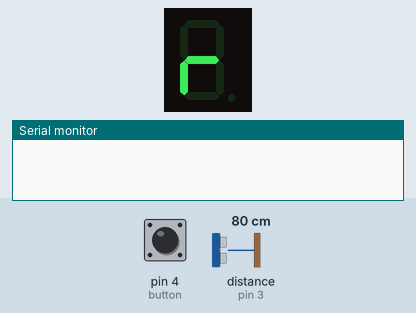
This sketch was run on a simulated Arduino Uno, built with avr-gcc and run on an emulated ATmega328P. On the bench: 1-digit seven-segment display, the last lines printed to the serial monitor. Wiring (inferred from the names in the program): ultrasonic range finder: trigger pin 2; echo pin 3; 1-digit 7-segment display, segments lit when HIGH: segments pin 5, pin 6, pin 7, pin 8, pin 9, pin 10, pin 11, pin 12. The inputs (shaded band) are chosen by the test bench; at power-on: distance to the obstacle (sensor on pin 3) 80 cm, pin 4 (button) LOW. The echo pulse lasts 58.3 µs per cm; the segment pins are drawn as the display they are named for.

Above: at 1.2 s.
1.3 s: distance to the obstacle (sensor on pin 3) set to 44 cm
2.8 s: distance to the obstacle (sensor on pin 3) set to 37 cm
At 3.7 s:
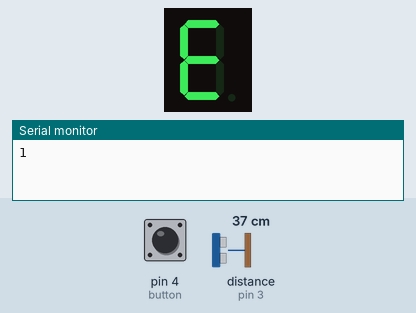
5.8 s: pin 4 (button) pulled HIGH for 1 s
At 9.0 s:
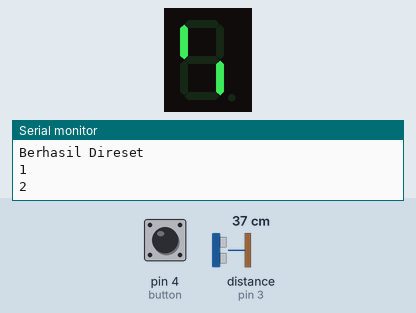
9.8 s: pin 4 (button) pulled HIGH for 3.2 s
At 11.68 s:
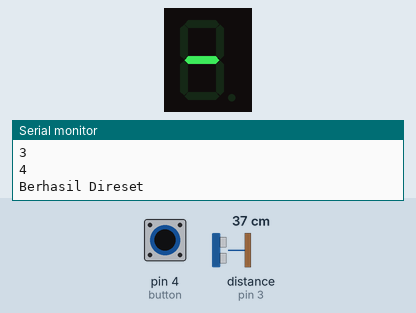
15.4 s: distance to the obstacle (sensor on pin 3) set to 60 cm
16.9 s: distance to the obstacle (sensor on pin 3) set to 2 cm
At 17.5 s:
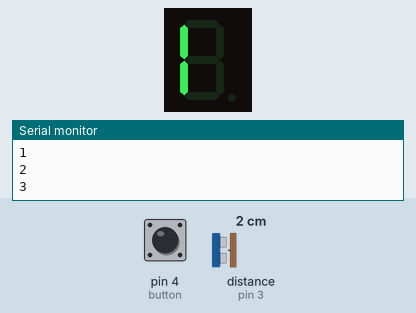
Timing chart, 0 to 19.9 s (numbered marks = the images above; inputs shaded):
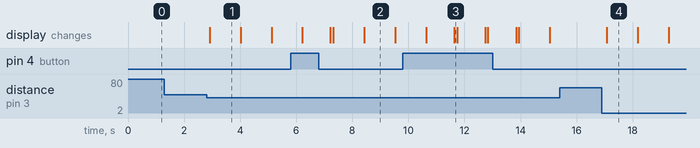

Measured:
- the behaviour switches between 41 and 40 cm on distance to the obstacle (sensor on pin 3) (found by bisection; images 0 and 1)
- after the input at 1.3 s, every drawn part: stays the same
- after the input at 2.8 s, the display: changes after 0.11 s (image 1)
- after the input at 5.8 s, the display: first differs from a run without the input after 1.4 s (image 2 shows a later state)
- after the input at 9.8 s, the display: first differs from a run without the input after 1.8 s (image 3)
- after the input at 15.4 s, every drawn part: stays the same
- after the input at 16.9 s, the display: changes after 0.18 s (image 4)
- what the display in image 1 shows lasts 1.1 s, from 2.9 s to 4.0 s

The sketch:

Penghitung_Jumlah_Orang_Lewat.ino
```cpp
#define trigPin 2
#define echoPin 3
int button = 4;
int count = 0;
int currentState = 0;
int previousState = 0;
byte pin = 5;
byte seven_seg_digits[10][7] ={{0,0,0,0,0,0,1}, //= 0
                               { 1,0,0,1,1,1,1 },  // = 1
                               { 0,0,1,0,0,1,0 },  // = 2
                               { 0,0,0,0,1,1,0 },  // = 3
                               { 1,0,0,1,1,0,0 },  // = 4
                               { 0,1,0,0,1,0,0 },  // = 5
                               { 0,1,0,0,0,0,0 },  // = 6
                               { 0,0,0,1,1,1,1 },  // = 7
                               { 0,0,0,0,0,0,0 },  // = 8
                               { 0,0,0,0,1,0,0 },   // = 9
                               };
const int segmentPins[8] = {12,11,10,9,8,7,6,5};
void setup() {
  // put your setup code here, to run once:
  Serial.begin (9600);
  pinMode(trigPin, OUTPUT);
  pinMode(echoPin, INPUT);
  pinMode(button, INPUT);
  for (int i =0; i < 8; i++){
    pinMode(segmentPins[i], OUTPUT);
  }
  sevenSegWrite(0);
  writeDot(13);
}

void loop() {
  // put your main code here, to run repeatedly:
  //Konfigurasi Sensor Jarak
  long waktu, distance;
  digitalWrite(trigPin, LOW);
  delayMicroseconds(2);
  digitalWrite(trigPin, HIGH);
  delayMicroseconds(10);
  digitalWrite(trigPin, LOW);
  waktu = pulseIn(echoPin, HIGH);
  distance = (waktu/2)/29,1;

  int buttonState = digitalRead(button);
  if (distance <= 40){
    currentState = 1;
  }
  else {
    currentState = 0;
  }
  delay (100);
  if (currentState != previousState){
    if (currentState == 1){
      count = count +1;
      Serial.println(count);
      sevenSegWrite(count);
      delay (1000);
      if (count > 5){
        Serial.println("Slot penuh");
        count = 5;
      }
    }
  }
  if (buttonState == HIGH){
    count = 0;
    sevenSegWrite(0);
    Serial.println("Berhasil Direset");
  }
}

void sevenSegWrite(byte digit){
  byte pin = 5;
  for (byte segCount = 0; segCount <= 6; ++segCount){
    digitalWrite(pin, seven_seg_digits[digit][segCount]);
    ++pin;
  }
}

void writeDot(byte dot){
  digitalWrite(9, dot);
}
```
